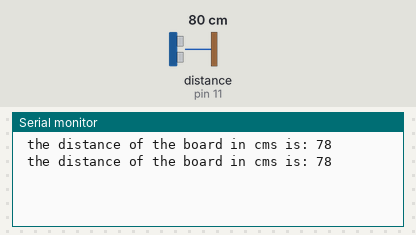
A program run on a simulated Arduino Uno, built with avr-gcc and run on an emulated ATmega328P. Parts: the last lines printed to the serial monitor. Wiring (inferred from the names in the program): ultrasonic range finder: trigger pin 12; echo pin 11. Inputs (shaded band) come from the test bench; at power-on: distance to the obstacle (sensor on pin 11) 80 cm. The echo pulse lasts 58.3 µs per cm.

Above: at 1.8 s.
1.9 s: distance to the obstacle (sensor on pin 11) set to 2 cm
At 2.8 s:
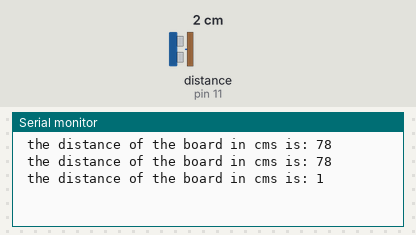
3.4 s: distance to the obstacle (sensor on pin 11) set to 4 cm
At 4.8 s:
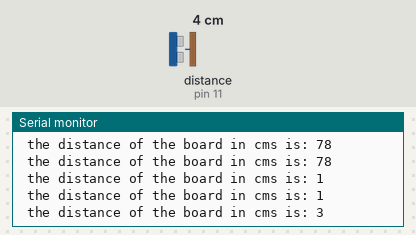
Timing chart, 0 to 6.4 s (numbered marks = the images above; inputs shaded):
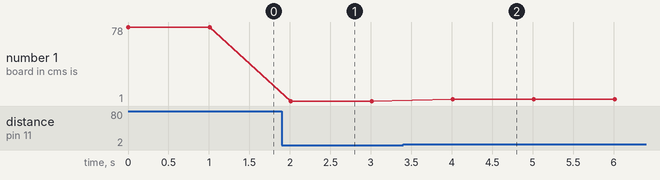

Measured:
- after the input at 1.9 s, the serial monitor: prints a new line after 0.11 s (image 1)
- after the input at 3.4 s, the serial monitor: prints a new line after 0.61 s (image 2)
- plotted number 1: 78 → 1 after the input at 1.9 s, 1 → 3 after the input at 3.4 s

The program:

main.cpp
```cpp
#include <Arduino.h>

/*
Print distance on Serial monitor using the Ultra Sonic Sensor.
connect trigger pin to 12, echo pin to 11,
vcc to 5v of arduino and grn to grn of arduino
*/
const int trig_pin=12;
const int echo_pin=11;
int travelTime=0;
int max_distance=200;
int dist_in_cms=0;

void setup() {
pinMode(trig_pin, OUTPUT);
pinMode(echo_pin, INPUT);
Serial.begin(9600);
}

void loop() {
digitalWrite(trig_pin, LOW); //Make sure ultrasound is off
delayMicroseconds(2);
digitalWrite(trig_pin, HIGH); //Send ping
delayMicroseconds(10);  //Ping must remain high for 10ms to send a proper signal out.
digitalWrite(trig_pin, LOW);  //stop ping
travelTime= pulseIn(echo_pin, HIGH); // gives the time in micro seconds
dist_in_cms= 0.017*travelTime; // calculated using distance= speed * time
Serial.print(" the distance of the board in cms is: ");
Serial.println(dist_in_cms);
delay(1000);
}
```
